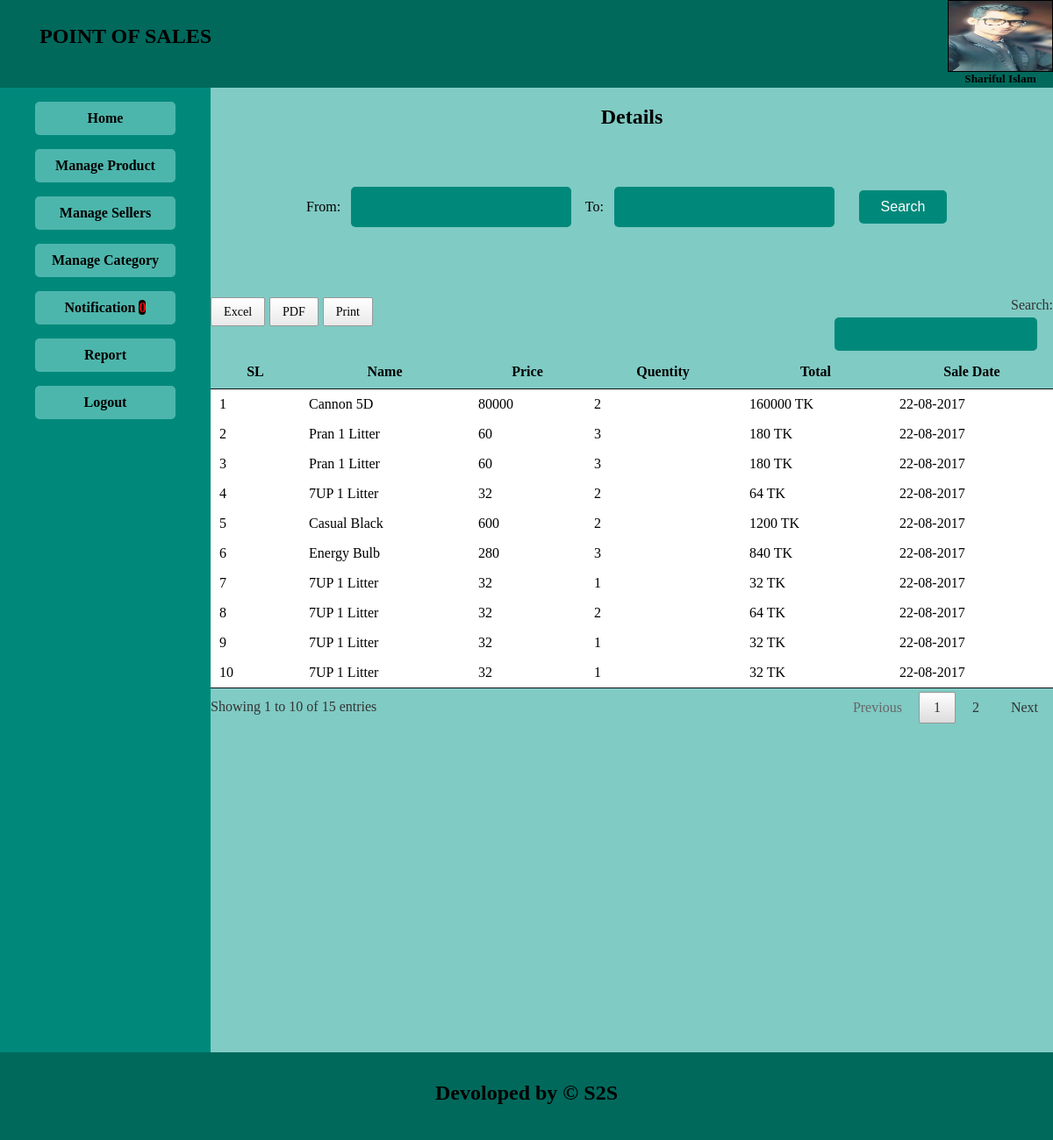
The page /admin/product_report.php (signed in) on the database its author committed.
### tables this page shows
CREATE TABLE `sales_details` (
  `sale_id` int(11) NOT NULL,
  `product_id` int(11) NOT NULL,
  `product_price` float NOT NULL,
  `product_quantity` int(11) NOT NULL,
  `sessionid` varchar(255) NOT NULL,
  `sellerid` int(11) NOT NULL,
  `sale_date` varchar(20) NOT NULL
);

CREATE TABLE `products` (
  `id` int(11) NOT NULL,
  `name` varchar(50) NOT NULL,
  `subcategory_id` int(11) NOT NULL,
  `buy_price` float NOT NULL,
  `sale_price` float NOT NULL,
  `discount` int(11) NOT NULL,
  `quantity` float NOT NULL
);

### admin/product_report.php (the view, shortened to what this page needs)
<!DOCTYPE html>
<html>
<head>
	<link rel="stylesheet" type="text/css" href="css/style.css">
	<link href="calendar/jquery-ui.css" rel="stylesheet">
	<link rel="stylesheet" type="text/css" href="css/jquery.dataTables.min.css"/>
    <link rel="stylesheet" type="text/css" href="css/buttons.dataTables.min.css">
</head>
<body>
	<?php require("menu.php");?>
	<section>
		<h2 style="text-align: center;margin-bottom: 50px;"> Details</h2>
		<center>
			<form action="" method="post" style="margin: 20px;" >
				From:<input id="datepicker"  type="text" style="width: 223px; padding:14px; display: inline-block; margin-bottom: 60px" name="d1" class ="tcal" required>
				To:<input id="datepicker1"  type="text" style="width: 223px; padding:14px; display: inline-block;" name="d2" class ="tcal" required>
				<input style="width: 100px; margin-top: 20px; display: inline-block;" type="submit" name="button" value="Search">
			</form>
		</center>
		<table id="table">
		<thead>
			<tr>
				<th>SL</th>
				<th>Name</th>
				<th>Price</th>
				<th>Quentity</th>
				<th>Total</th>
				<th>Sale Date</th>
			</tr>
			</thead>
			<tbody>
			<?php
			if(isset($_POST['button'])){
				$from = $_POST['d1'];
				$to = $_POST['d2'];
				$query="SELECT sales_details.*,products.name FROM sales_details,products WHERE sales_details.
			 product_id=products.id AND sale_date >= '$from' AND sale_date <= '$to'";
			 }
			 else{
				$query="SELECT sales_details.*,products.name FROM sales_details,products WHERE sales_details.
			 product_id=products.id";
			}
			$con = mysqli_connect('localhost', 'root', '', 'dbpos') or die('Database not Found.');
				$exquery = mysqli_query($con,$query) or die('Somthing went wrong');
				$i=0;
        while ($result = mysqli_fetch_assoc($exquery)) {
           $i++;
				?>
				<tr>
			    <td><?php echo $i;?></td>
                <td><?php echo $result['name'];?></td>
                <td><?php echo $result['product_price'];?></td>
                <td><?php echo $result['product_quantity'];?></td>
                <td><?php
               $stotal = $result['product_price'] * $result['product_quantity'];
               echo $stotal;?>
                TK</td>
                <td><?php echo $result['sale_date'];?></td>
            </tr>
				<?php }?>
				</tbody>
			</table>
		</section>
		<footer>
			<h2 style="text-align: center;margin: 0;padding: 33px 0px;">Devoloped by &copy; S2S</h2>
		</footer>
	</body>
	</html>

### admin/css/style.css (style rules this page uses)
body { margin: 0; padding: 0; width:100%; height: 1200px; }
section { background: #80cbc4 ; width: 80%; overflow: hidden; height: 1100px; }
footer { background: #00695c ; width: 100%; height: 100px; }
input { display: block; background: #00897b ; width: 90%; padding: 10px 15px; margin: 5px 12px; border: none; border-radius: 5px; color: white; font-size: 16px; }

### rows shown on the page
sales_details: product.name "Cannon 5D", product_price "80000", product_quantity "2", stotal "160000", sale_date "22-08-2017"
sales_details: product.name "Pran 1 Litter", product_price "60", product_quantity "3", stotal "180", sale_date "22-08-2017"
sales_details: product.name "Pran 1 Litter", product_price "60", product_quantity "3", stotal "180", sale_date "22-08-2017"
sales_details: product.name "7UP 1 Litter", product_price "32", product_quantity "2", stotal "64", sale_date "22-08-2017"
sales_details: product.name "Casual Black", product_price "600", product_quantity "2", stotal "1200", sale_date "22-08-2017"
sales_details: product.name "Energy Bulb", product_price "280", product_quantity "3", stotal "840", sale_date "22-08-2017"
sales_details: product.name "7UP 1 Litter", product_price "32", product_quantity "1", sale_date "22-08-2017"
sales_details: product.name "7UP 1 Litter", product_price "32", product_quantity "2", stotal "64", sale_date "22-08-2017"
sales_details: product.name "7UP 1 Litter", product_price "32", product_quantity "1", sale_date "22-08-2017"
sales_details: product.name "7UP 1 Litter", product_price "32", product_quantity "1", sale_date "22-08-2017"

### other values the page prints
$_SESSION['name'] "Shariful Islam…"
$val "0"
